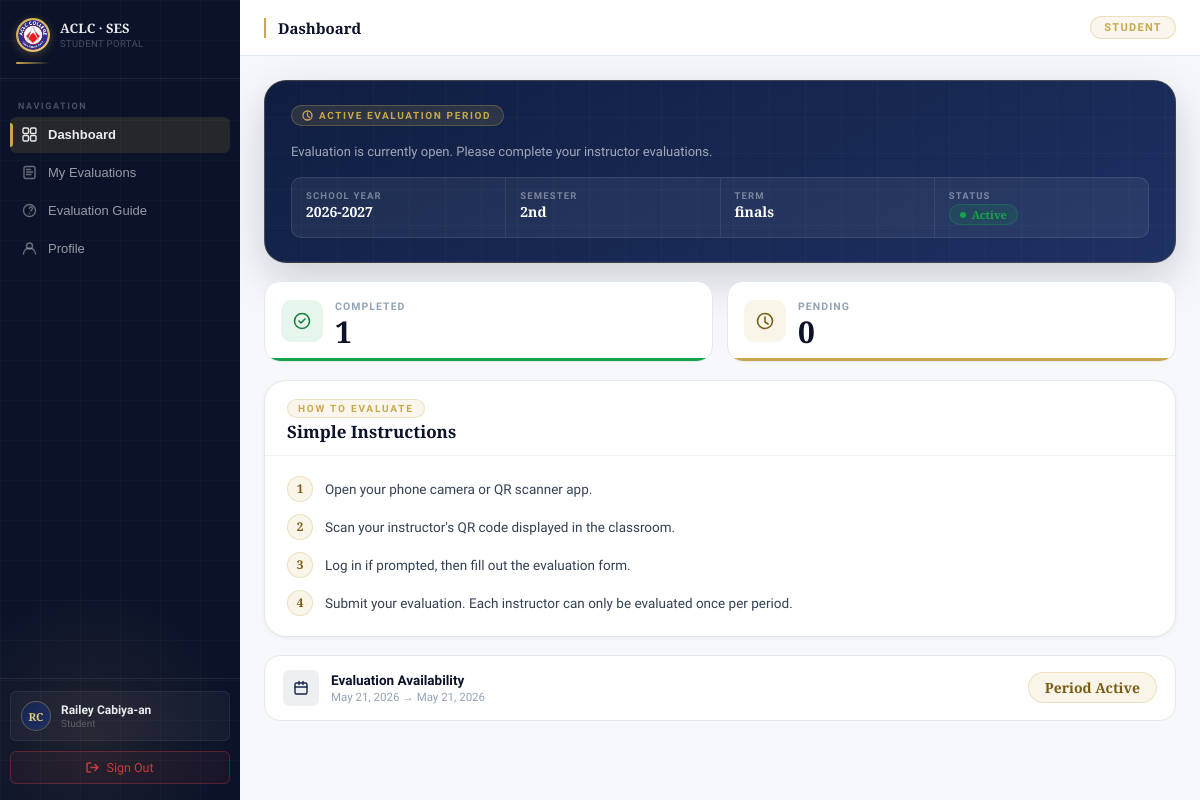
Screenshot of /student-dashboard/ (signed in) with the database file from the repository.
### users/models.py (models this page shows, shortened)
class User(AbstractUser):
    ROLE_CHOICES = (
        ('admin', 'Admin'),
        ('student', 'Student'),
        ('instructor', 'Instructor'),
    )
    DEPARTMENT_CHOICES = (
        ('it', 'IT Department'),
        ('gened', 'General Education Department'),
    )
    PROGRAM_CHOICES = (
        ('it', 'BSIT'),
        ('cs', 'BSCS'),
        ('hm', 'BSHM'),
        ('ad', 'BSAD'),
        ('ac', 'BSA'),
    )
    email = models.EmailField(unique=True)
    middle_name = models.CharField(max_length=50, blank=True)
    role = models.CharField(max_length=20, choices=ROLE_CHOICES)
    department = models.CharField(max_length=20, choices=DEPARTMENT_CHOICES, blank=True, null=True)
    must_change_password = models.BooleanField(default=True)
    program = models.CharField(
    max_length=10,
    choices=PROGRAM_CHOICES,
    blank=True
)
    section = models.CharField(max_length=50, blank=True)
    USERNAME_FIELD = 'email'
    REQUIRED_FIELDS = ['username']

### evaluation/models.py (models this page shows, shortened)
class EvaluationPeriod(models.Model):
    SEMESTER_CHOICES = (
        ('1st', 'First Semester'),
        ('2nd', 'Second Semester'),
    )
    TERM_CHOICES = (
        ('prelims', 'Prelims'),
        ('midterm', 'Midterm'),
        ('prefinals', 'Pre-Finals'),
        ('finals', 'Finals'),
    )
    school_year = models.CharField(max_length=20)
    semester = models.CharField(
        max_length=20,
        choices=SEMESTER_CHOICES
    )
    term = models.CharField(
        max_length=20,
        choices=TERM_CHOICES
    )
    start_date = models.DateField()
    end_date = models.DateField()
    is_active = models.BooleanField(default=False)

### users/views.py (the view)
    def wrapper(request, *args, **kwargs):
        response = view_func(request, *args, **kwargs)
        response['Cache-Control'] = 'no-cache, no-store, must-revalidate'
        response['Pragma'] = 'no-cache'
        response['Expires'] = '0'
        return response

### users/views.py (called while the page is built)
def no_cache(view_func): # prevent caching
    def wrapper(request, *args, **kwargs):
        response = view_func(request, *args, **kwargs)
        response['Cache-Control'] = 'no-cache, no-store, must-revalidate'
        response['Pragma'] = 'no-cache'
        response['Expires'] = '0'
        return response
    return wrapper

### users/templates/users/student_dashboard.html (shortened to what this page needs)
{% load static %}
<!DOCTYPE html>
<html lang="en">
<head>
</head>
<body>
<div class="app">
    <aside class="sidebar">
        <div class="sidebar-inner">
            <div class="brand">
                <div class="brand-logo-row">
                    <div class="brand-logo-ring">
                        <img src="{% static 'images/aclc_logo.jpg' %}" class="brand-logo" alt="ACLC Logo">
                    </div>
                    <div class="brand-text">
                        <span class="brand-name">ACLC · SES</span>
                        <span class="brand-sub">Student Portal</span>
                    </div>
                </div>
                <div class="brand-divider"></div>
            </div>
            <nav class="nav">
                <span class="nav-label">Navigation</span>
                <button class="nav-link active" data-view="dashboard">
                    <span class="nav-icon">
                    </span>
                    Dashboard
                </button>
                <button class="nav-link" data-view="evaluations">
                    <span class="nav-icon">
                        <svg width="15" height="15" viewBox="0 0 15 15" fill="none">
                            <rect x="2" y="1.5" width="11" height="12" rx="1.8" stroke="currentColor" stroke-width="1.4"/>
                            <path d="M4.5 7h6M4.5 4.5h4M4.5 9.5h4.5" stroke="currentColor" stroke-width="1.3" stroke-linecap="round"/>
                        </svg>
                    </span>
                    My Evaluations
                </button>
                <button class="nav-link" data-view="guide">
                    <span class="nav-icon">
                    </span>
                    Evaluation Guide
                </button>
                <button class="nav-link" data-view="profile">
                    <span class="nav-icon">
                        <svg width="15" height="15" viewBox="0 0 15 15" fill="none">
                            <circle cx="7.5" cy="5" r="3" stroke="currentColor" stroke-width="1.4"/>
                            <path d="M1.5 13c0-3.314 2.686-6 6-6s6 2.686 6 6"
                                  stroke="currentColor" stroke-width="1.4" stroke-linecap="round"/>
                        </svg>
                    </span>
                    Profile
                </button>
            </nav>
            <div class="sidebar-footer">
                <div class="user-strip">
                    <div class="user-avatar">
                        {{ request.user.first_name|first }}{{ request.user.last_name|first }}
                    </div>
                    <div class="user-info">
                        <div class="user-name">{{ request.user.first_name }} {{ request.user.last_name }}</div>
                        <div class="user-role">Student</div>
                    </div>
                </div>
                <form method="post" action="{% url 'logout' %}">
                    <button class="logout-btn" type="submit">
                        <svg width="13" height="13" viewBox="0 0 13 13" fill="none">
                            <path d="M4.5 2H2a1 1 0 0 0-1 1v7a1 1 0 0 0 1 1h2.5M9 9.5l3-3-3-3M12 6.5H5"
                                  stroke="currentColor" stroke-width="1.5" stroke-linecap="round" stroke-linejoin="round"/>
                        </svg>
                        Sign Out
                    </button>
                </form>
            </div>
        </div>
    </aside>
    <div class="main">
        <header class="topbar">
            <div class="topbar-title" id="topbarTitle">Dashboard</div>
            <span class="topbar-badge">Student</span>
        </header>
        <main class="content">
            <div class="view active" id="view-dashboard">
                {% if active_period %}
                <div class="period-banner">
                    <div class="period-banner__grid"></div>
                    <div class="period-banner__inner">
                        <div class="period-banner__eyebrow">
                            <svg width="11" height="11" viewBox="0 0 11 11" fill="none">
                                <circle cx="5.5" cy="5.5" r="4.5" stroke="currentColor" stroke-width="1.3"/>
                                <path d="M5.5 3v3l2 1.5" stroke="currentColor" stroke-width="1.3" stroke-linecap="round"/>
                            </svg>
                            Active Evaluation Period
                        </div>
                        <p class="period-banner__sub">
                            Evaluation is currently open. Please complete your instructor evaluations.
                        </p>
                        <div class="period-meta-row">
                            <div class="period-meta-item">
                                <span class="period-meta-item__label">School Year</span>
                                <span class="period-meta-item__value">{{ active_period.school_year }}</span>
                            </div>
                            <div class="period-meta-item">
                                <span class="period-meta-item__label">Semester</span>
                                <span class="period-meta-item__value">{{ active_period.semester }}</span>
                            </div>
                            <div class="period-meta-item">
                                <span class="period-meta-item__label">Term</span>
                                <span class="period-meta-item__value">{{ active_period.term }}</span>
                            </div>
                            <div class="period-meta-item">
                                <span class="period-meta-item__label">Status</span>
                                <span class="period-meta-item__value">
                                    <span class="status-active">
                                        <span class="status-active__dot"></span>
                                        Active
                                    </span>
                                </span>
                            </div>
                        </div>
                    </div>
                </div>
                {% endif %}
                <div class="progress-row">
                    <div class="prog-card prog-card--completed">
                        <div class="prog-icon prog-icon--green">
                            <svg width="20" height="20" viewBox="0 0 20 20" fill="none">
                                <circle cx="10" cy="10" r="7.5" stroke="currentColor" stroke-width="1.6"/>
                                <path d="M7 10l2 2 4-4" stroke="currentColor" stroke-width="1.6" stroke-linecap="round" stroke-linejoin="round"/>
                            </svg>
                        </div>
                        <div class="prog-card__body">
                            <span class="prog-label">Completed</span>
                            <span class="prog-value">{{ evaluated_teachers|length }}</span>
                        </div>
                        <div class="prog-card__bar"></div>
                    </div>
                    <div class="prog-card prog-card--pending">
                        <div class="prog-icon prog-icon--gold">
                            <svg width="20" height="20" viewBox="0 0 20 20" fill="none">
                                <circle cx="10" cy="10" r="7.5" stroke="currentColor" stroke-width="1.6"/>
                                <path d="M10 6v5l3 2" stroke="currentColor" stroke-width="1.6" stroke-linecap="round"/>
                            </svg>
                        </div>
                        <div class="prog-card__body">
                            <span class="prog-label">Pending</span>
                            <span class="prog-value">{{ pending_teachers|length }}</span>
                        </div>
                        <div class="prog-card__bar"></div>
                    </div>
                </div>
                <div class="instruction-card">
                    <div class="instruction-header">
                        <span class="panel__tag">How to Evaluate</span>
                        <h3 class="panel__title" style="font-family:var(--font-display);font-size:17px;font-weight:700;color:var(--navy-900);margin:0;line-height:1.2;">Simple Instructions</h3>
                    </div>
                    <div class="instruction-list">
                        <div class="instruction-item">
                            <span class="instruction-item__num">1</span>
                            <span class="instruction-item__text">Open your phone camera or QR scanner app.</span>
                        </div>
                        <div class="instruction-item">
                            <span class="instruction-item__num">2</span>
                            <span class="instruction-item__text">Scan your instructor's QR code displayed in the classroom.</span>
                        </div>
                        <div class="instruction-item">
                            <span class="instruction-item__num">3</span>
                            <span class="instruction-item__text">Log in if prompted, then fill out the evaluation form.</span>
                        </div>
                        <div class="instruction-item">
                            <span class="instruction-item__num">4</span>
                            <span class="instruction-item__text">Submit your evaluation. Each instructor can only be evaluated once per period.</span>
                        </div>
                    </div>
                </div>
                {% if active_period %}
                <div class="countdown-bar">
                    <div class="countdown-bar__icon">
                        <svg width="16" height="16" viewBox="0 0 16 16" fill="none">
                            <rect x="2" y="3" width="12" height="11" rx="1.5" stroke="currentColor" stroke-width="1.4"/>
                            <path d="M2 7h12M6 1.5v3M10 1.5v3" stroke="currentColor" stroke-width="1.4" stroke-linecap="round"/>
                        </svg>
                    </div>
                    <div class="countdown-bar__text">
                        <div class="countdown-bar__main">Evaluation Availability</div>
                        <div class="countdown-bar__sub">
                            {{ active_period.start_date }} → {{ active_period.end_date }}
                        </div>
                    </div>
                    <span class="countdown-bar__pill">Period Active</span>
                </div>
                {% endif %}
            </div>
</body>
</html>

### rows the page displays
User: user.first_name|first "R", user.last_name|first "C", user.first_name "Railey", user.last_name "Cabiya-an"
EvaluationPeriod: school_year "2026-2027", semester "2nd", term "finals", start_date "May 21, 2026", end_date "May 21, 2026"

### other values shown
{{ evaluated_teachers|length }} "1"
{{ pending_teachers|length }} "0"
